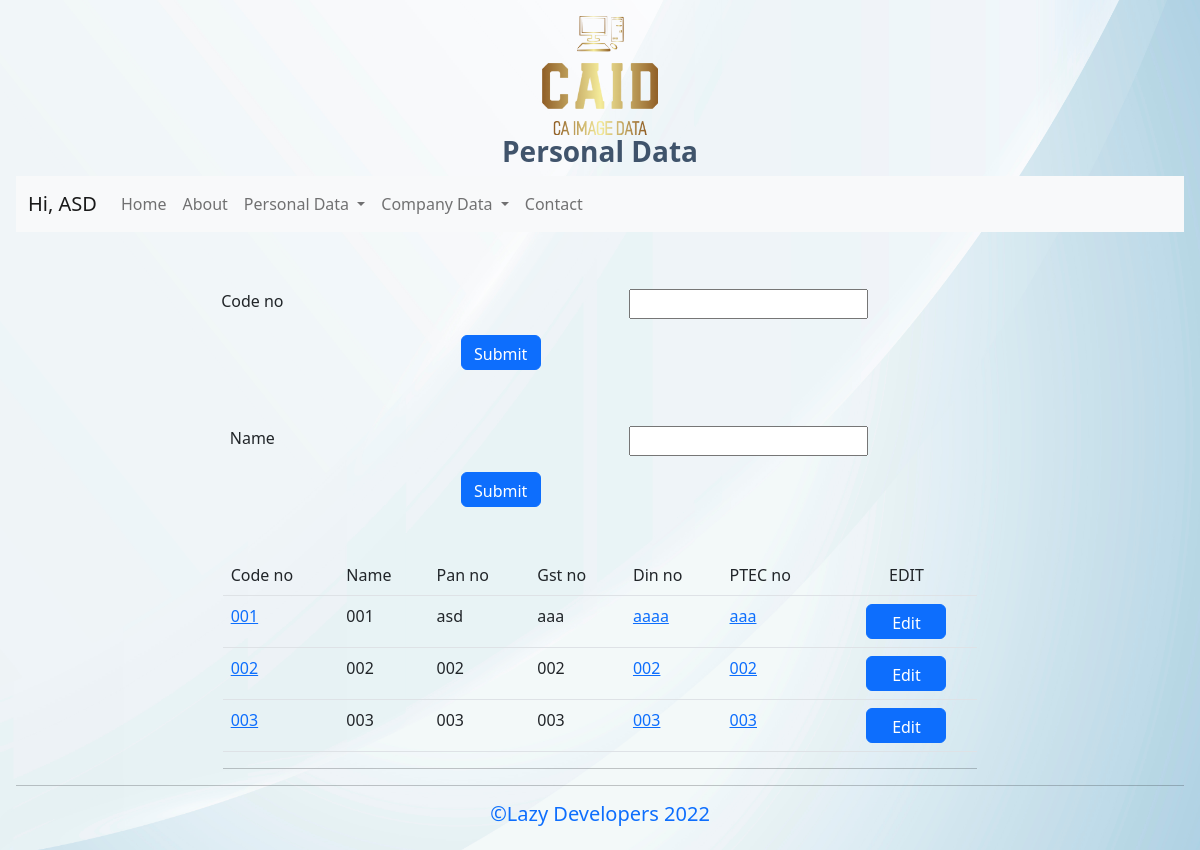
Before: /personal_data/ with the older database file.
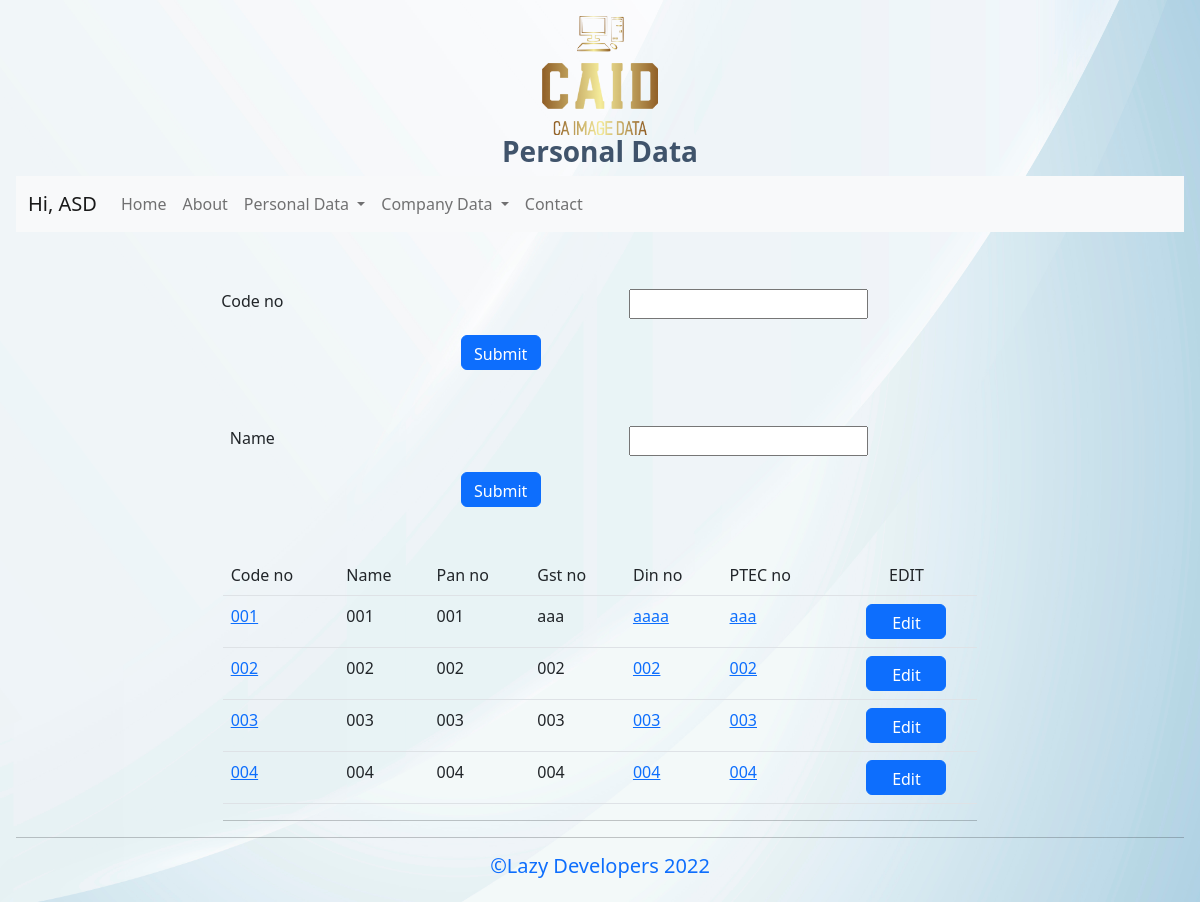
After: the same page with the newer database file.
### Personal_Data/models.py (models this page shows, shortened)
class personal_file(models.Model):
    code_no =  models.CharField(max_length= 4, primary_key=True)
    name = models.CharField(max_length=50)
    passport_size_photo = models.FileField(upload_to='personal_file', blank=True, null=True)
    pan_card = models.FileField(upload_to='personal_file', blank=True, null=True)
    pan_no = models.CharField(max_length=50)
    aadhar_card = models.FileField(upload_to='personal_file', blank=True, null=True)
    aadhar_card_no = models.CharField(max_length=50)
    passport = models.FileField(upload_to='personal_file', blank=True, null=True)
    passport_no = models.CharField(max_length=50)
    driving_licence = models.FileField(upload_to='personal_file', blank=True, null=True)
    driving_licence_no = models.CharField(max_length=50)
    gst = models.FileField(upload_to='personal_file', blank=True, null=True)
    gst_no = models.CharField(max_length=50)
    din = models.FileField(upload_to='personal_file', blank=True, null=True)
    din_no = models.CharField(max_length=50, unique= True)
    PTEC = models.FileField(upload_to='personal_file', blank=True, null=True)
    PTEC_no = models.CharField(max_length=50)
    Remarks = models.CharField(max_length=300)

### Personal_Data/views.py (the view)
# urls.py: path("personal_data/", views.personal_data, name="personal_data"),
def personal_data(request):
    title = "Personal Data"
    data = personal_file.objects.all()
    a = True
    return render(request,'personal_data_search.html' ,{'title' : title , 'data' : data , 'a' : a })

### Personal_Data/templates/personal_data_search.html (shortened to what this page needs)
{% extends "layout.html" %}
{% block heading %}
{{title}}{% endblock %}
{% block content %}
{% load static %}
                <div class="row mt-2">
                    <div class="col-lg-10">
                        <form method="post" style="margin-top: 5%" action="{% url 'personal_data' %}">
                            <div class="row">
                                <div class="col-lg-6 col-12 mb-3 text-center">
                                    <label for="Code no">Code no</label>
                                </div>
                                <div class="col-lg-6 col-12 mb-3 text-center">
                                    <input type="text" name="code_no" maxlength="4" required id="id_code_no">
                                </div>
                                <div class="col-12 text-center">
                                    <input type="submit" class="btn btn-primary btnsubmit" value="Submit">
                                </div>
                            </div>
                        </form>
                    </div>
                </div>
                <div class="row mt-2">
                  <div class="col-lg-10">
                      <form method="post" style="margin-top: 5%" action="{% url 'personal_data_name' %}">
                          <div class="row">
                              <div class="col-lg-6 col-12 mb-3 text-center">
                                  <label for="Name">Name</label>
                              </div>
                              <div class="col-lg-6 col-12 mb-3 text-center">
                                  <input type="text" name="name" maxlength="15" required id="id_name">
                              </div>
                              <div class="col-12 text-center">
                                  <input type="submit" class="btn btn-primary btnsubmit" value="Submit">
                              </div>
                          </div>
                      </form>
                  </div>
              </div>
                {% if a == True %}
                <div class="container col-lg-8 mt-5">
                    <table class="table">
                        <tbody>
                          <tr>
                            <td>Code no</td>
                            <td>Name</td>
                            <td>Pan no</td>
                            <td>Gst no</td>
                            <td>Din no</td>
                            <td>PTEC no</td>
                         <td style="text-align: center ">
                            EDIT
                          </td>
			</tr>
                            {% for each in data %}
                            <tr>
                              <td><a href=" {% url 'personal_data' %}{{ each.code_no }}">{{ each.code_no }}</a></td>
                              <td>{{each.name}}</td>
                              <td>{{each.pan_no}}</td>
                              <td>{{each.gst_no}}</td>
                              <td><a href=" {% url 'DIN_KYC' %}{{each.din_no}}">{{each.din_no}} </a></td>
                              <td><a href=" {% url 'PTEC' %}{{each.PTEC_no}}">{{each.PTEC_no}}</a></td>
                             <td style="text-align: center ">
                              <a href=" {% url 'personal_data_edit' %}{{ each.code_no }}" class="btn btn-primary btnsubmit">Edit</a>
                            </td> </tr>
                            {%endfor%}
                        </tbody>
                    </table>
                    <hr>
                {% endif %}
            </div>
        </div>
{% endblock %}

### Personal_Data/templates/layout.html (shortened to what this page needs)
<!doctype html>
<html lang="en">
  <head>
    {% load static %}
    <link rel="stylesheet" type="text/css" href="{% static 'css_js/navbar.css' %}"/>
    <link href="https://cdn.jsdelivr.net/npm/bootstrap@5.2.3/dist/css/bootstrap.min.css" rel="stylesheet">
  </head>
  <body class="p-3 m-0 border-0 bd-example">
    <div style="text-align: center">
        <img src="{% static 'img/Logo.png' %}" class="img-fluid ${3|rounded-top,rounded-right,rounded-bottom,rounded-left,rounded-circle,|}" style="width: 10%;" alt="management-suite">
    </div>
    <h3 class="" style="text-align: center; color: #112a46cb;"> <b>{% block heading %}{% endblock %}</b> </h3>
    <nav class="navbar navbar-expand-lg bg-light">
        <div class="container-fluid">
          <a class="navbar-brand" href="#">Hi, ASD</a>
          <div class="collapse navbar-collapse" id="main_nav">
            <ul class="navbar-nav">
              <li class="nav-item active"> <a class="nav-link" href="{% url 'home' %}">Home </a> </li>
              <li class="nav-item"><a class="nav-link" href="{% url 'about' %}"> About </a></li>
              <li class="nav-item dropdown" id="myDropdown">
                <a class="nav-link dropdown-toggle" href="#" data-bs-toggle="dropdown"> Personal Data </a>
              </li>
              <li class="nav-item dropdown" id="myDropdown">
                <a class="nav-link dropdown-toggle" href="#" data-bs-toggle="dropdown"> Company Data </a>
              </li>
              <li class="nav-item"><a class="nav-link" href=""> Contact </a></li>
            </ul>
          </div>
        </div>
      </nav>
    <div class="body-content">
        {% block content %}
        {% endblock %}
        <hr/>
        <footer style="text-align: center;">
            <a href="https://sumitheliwal.netlify.app/" style="text-decoration: none;"><h5>&copy;Lazy Developers 2022</h5></a>
        </footer>
  </body>
</html>

### Personal_Data/templates/personal_data_search.html (style rules this page uses)
.btnsubmit { width: 80px; height: 35px; }

Changed rows visible on the page:
changed personal_file "aaa": pan_no "asd" → "001"
added personal_file: code_no "004", name "004", pan_no "004", gst_no "004", din_no "004", PTEC_no "004"
